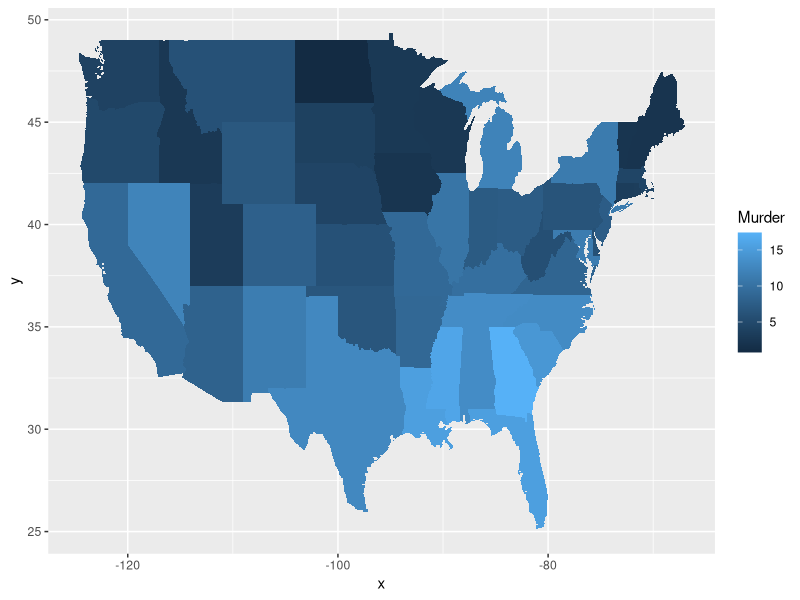

This chart was generated by the following R code: (Note: this script raises an error after producing the figure.)
## ---- chunk 1
library(ggplot2)
crimes <- data.frame(state = tolower(rownames(USArrests)), USArrests)
library(reshape2) # for melt
crimesm <- melt(crimes, id = 1)
library(maps)
states_map <- map_data("state")
ggplot(crimes, aes(map_id = state)) + geom_map(aes(fill = Murder), map = states_map) + expand_limits(x = states_map$long, y = states_map$lat)
last_plot() + coord_map()
ggplot(crimesm, aes(map_id = state)) + geom_map(aes(fill = value), map = states_map) + expand_limits(x = states_map$long, y = states_map$lat) + facet_wrap( ~ variable)
great_lakes_states = c('michigan', 'illinois', 'ohio', 'wisconsin', 'indiana')
great_lakes_map = subset(states_map, region %in% great_lakes_states)
ggplot(subset(crimesm, state %in% great_lakes_states), aes(map_id = state)) + geom_map(aes(fill = value), map = great_lakes_map) + expand_limits(x=great_lakes_map$long, y=great_lakes_map$lat) + facet_wrap( ~ variable)
